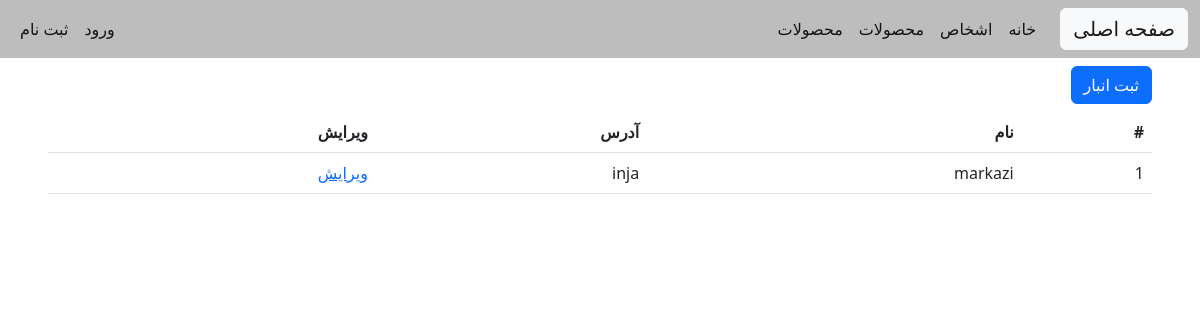
Page /warehouses/ on the earlier database version.
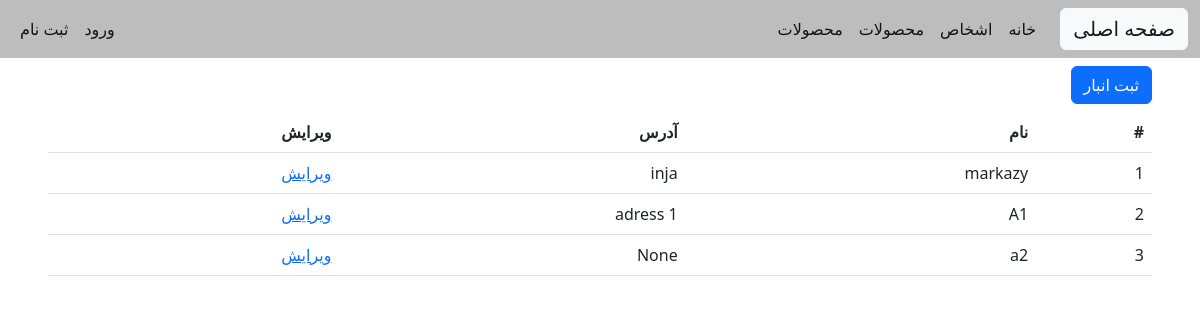
Same page on the later database version.
### home/models.py (models this page shows, shortened)
class Warehouse(models.Model):
    name = models.CharField(max_length=100)  # نام انبار
    location = models.CharField(max_length=200, blank=True, null=True)  # موقعیت انبار (اختیاری)

### home/views.py (the view)
# urls.py: path("warehouses/" , views.WarehousesView.as_view() , name='warehouses'),
class WarehousesView(View):
    def get(self , request):
        warehouses = Warehouse.objects.all()
        return render(request , "home/warehouses.html", {'warehouses':warehouses})

### home/templates/home/warehouses.html (shortened to what this page needs)
{% extends 'base.html' %}
{% load humanize %}
{% block content %}
  <a class="btn btn-primary my-2" href="{% url 'home:warehouse_register' %}">ثبت انبار</a>
  {% if warehouses %}
    <table class="table">
      <thead>
        <tr>
          <th scope="row">#</th>
          <th scope="col">نام</th>
          <th scope="col">آدرس</th>
          <th scope="col">ویرایش</th>
        </tr>
      </thead>
      <tbody>
        {% for warehouse in warehouses %}
          <tr>
            <td>{{ warehouse.id }}</td>
            <td>{{ warehouse.name }}</td>
            <td>{{ warehouse.location }}</td>
             <td>
              <a href="{% url 'home:warehouse_update' warehouse.id %}">ویرایش</a>
            </td>
          </tr>
        {% endfor %}
      </tbody>
    </table>
  {% endif %}
{% endblock %}

### templates/base.html (shortened to what this page needs)
<!doctype html>
<html lang="ar" dir="rtl">
<head>
  <link rel="stylesheet" href="https://cdn.jsdelivr.net/npm/bootstrap@5.2.3/dist/css/bootstrap.rtl.min.css"
>
</head>
<body style="background-color: alicebluefon; ">
  {% include "inc/navbar.html" %}
  <div id='base' class="px-5 ">
    {% block content %}
    {% endblock content %}
  </div>
</body>
</html>

### templates/inc/navbar.html (shortened to what this page needs)
<nav class="navbar navbar-expand-lg" style="background-color: #BDBDBD;">
  <div class="container-fluid">
    <a class="navbar-brand btn btn-light" href="#">صفحه اصلی</a>
    <div class="collapse navbar-collapse" id="navbarSupportedContent">
      <ul class="navbar-nav me-auto mb-2 mb-lg-0">
        <li class="nav-item">
          <a class="nav-link active" aria-current="page" href="{% url 'home:home' %}">خانه</a>
        </li>
        <li class="nav-item">
          <a class="nav-link active" aria-current="page" href="{% url 'account:persons' %}">اشخاص</a>
        </li>
        <li class="nav-item">
          <a class="nav-link active" aria-current="page" href="{% url 'home:products' %}">محصولات</a>
        </li>
        <li class="nav-item">
          <a class="nav-link active" aria-current="page" href="{% url 'home:warehouses' %}">محصولات</a>
        </li>
      </ul>
      <div class="d-flex">
        {% if request.user.is_authenticated %}
          <ul class="navbar-nav me-auto mb-2 mb-lg-0">
            <li class="nav-item dropdown">
              <a class="nav-link dropdown-toggle" href="#" role="button" data-bs-toggle="dropdown" aria-expanded="false">{{ request.user.username }}</a>
              <ul class="dropdown-menu dropdown-menu-end">
                <li>
                  <a class="dropdown-item" href="#">اطلاعات کاربر</a>
                </li>
                <li>
                  <hr class="dropdown-divider" />
                </li>
                <li>
                  <a class="dropdown-item" href="{% url 'account:logout' %}">خروج</a>
                </li>
              </ul>
            </li>
          </ul>
        {% else %}
          <ul class="navbar-nav me-auto mb-2 mb-lg-0">
            <li class="nav-item">
              <a class="nav-link active" aria-current="page" href="#">ورود</a>
            </li>
            <li class="nav-item">
              <a class="nav-link active" aria-current="page" href="#">ثبت نام</a>
            </li>
          </ul>
        {% endif %}
      </div>
    </div>
  </div>
</nav>

Differences in the rows shown:
changed Warehouse "inja": name "markazi" → "markazy"
added Warehouse: id "2", name "A1", location "adress 1"
added Warehouse: id "3", name "a2", location "None"
